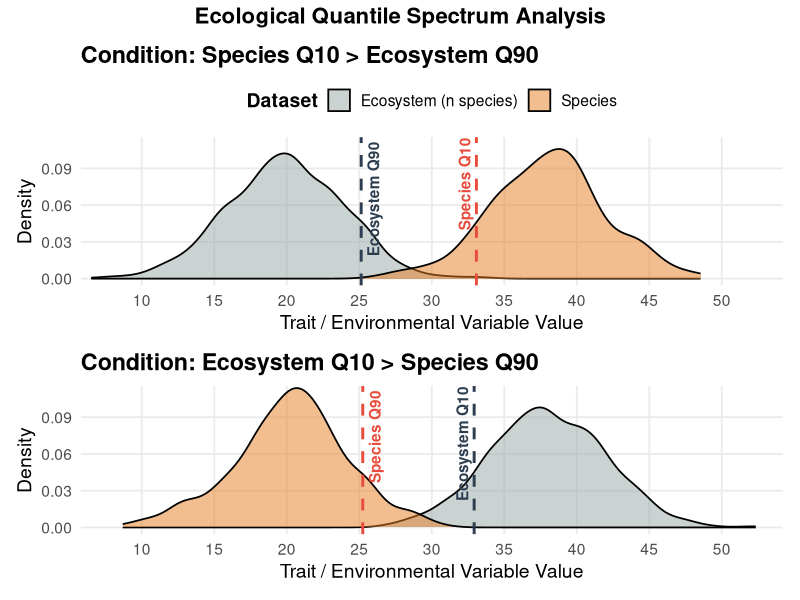
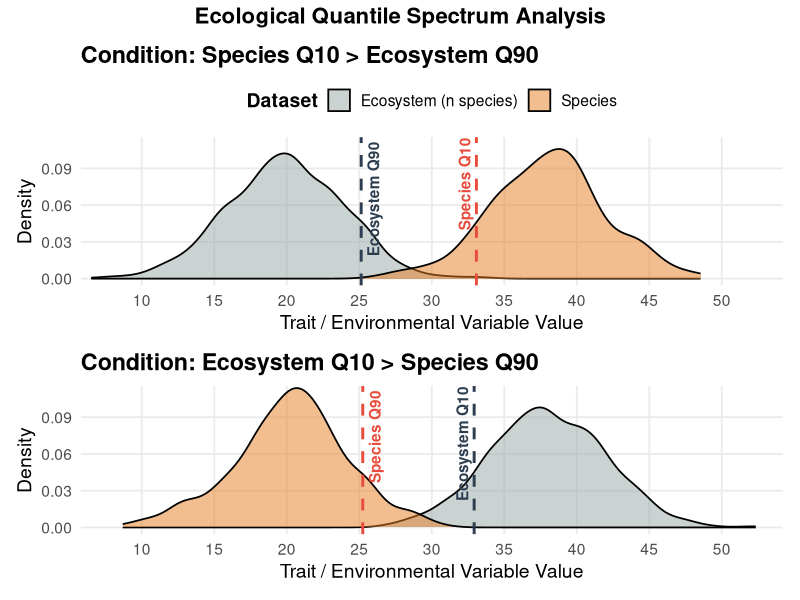

The R source for these figures, in order:
################################################################################
# SCRIPT: Ecological Quantile Spectrum Analysis (Esquema Conceptual Completo)
# PROYECTO: VAVILOV 2.0
################################################################################

library(ggplot2)
library(dplyr)
library(patchwork)

# Semilla global para reproducibilidad
set.seed(42)

# Definir límites globales del eje X para asegurar alineación perfecta
x_limits <- c(8, 52)

# ==============================================================================
# 1. PANEL SUPERIOR (p1): Ecosystem Q90 > Species Q10
# ==============================================================================

ecosystem_data_A <- data.frame(
  Value = rnorm(1000, mean = 20, sd = 4),
  Group = "Ecosystem (n species)"
)

species_data_A <- data.frame(
  Value = rnorm(300, mean = 38, sd = 4),
  Group = "Species"
)

df1 <- rbind(ecosystem_data_A, species_data_A)

q90_ecosystem <- quantile(ecosystem_data_A$Value, 0.90)
q10_focal     <- quantile(species_data_A$Value, 0.10)

p1 <- ggplot(df1, aes(x = Value, fill = Group)) +
  geom_density(alpha = 0.5, color = "black", size = 0.6) +
  
  # Líneas de los cuantiles
  geom_vline(xintercept = q90_ecosystem, color = "#2c3e50", linetype = "dashed", size = 1) +
  geom_vline(xintercept = q10_focal, color = "#e74c3c", linetype = "dashed", size = 1) +
  
  # ANOTACIONES SEGUROS EN EL TECHO (y = Inf)
  annotate("text", x = q90_ecosystem, y = Inf, label = "Ecosystem Q90 ", 
           color = "#2c3e50", angle = 90, hjust = 1, vjust = 1.5, fontface = "bold") +
  annotate("text", x = q10_focal, y = Inf, label = " Species Q10", 
           color = "#e74c3c", angle = 90, hjust = 1, vjust = -0.5, fontface = "bold") +
  
  scale_x_continuous(breaks = seq(10, 50, by = 5)) +
  scale_fill_manual(values = c("Ecosystem (n species)" = "#95a5a6", "Species" = "#e67e22")) +
  labs(
    title = "Condition: Species Q10 > Ecosystem Q90",
    x = "Trait / Environmental Variable Value",
    y = "Density",
    fill = "Dataset"
  ) +
  # SOLUCIÓN: Fijamos explícitamente límites tanto en Y como en X
  coord_cartesian(ylim = c(0, 0.11), xlim = x_limits) + 
  theme_minimal(base_size = 14) +
  theme(
    legend.position = "top",
    plot.title = element_text(face = "bold"),
    panel.grid.minor = element_blank()
  )


# ==============================================================================
# 2. PANEL INFERIOR (p2): Ecosystem Q10 > Species Q90 (CORREGIDO Y SEGURO)
# ==============================================================================

ecosystem_data_B <- data.frame(
  Value = rnorm(1000, mean = 38, sd = 4),
  Group = "Ecosystem (n species)"
)

focal_species_data_B <- data.frame(
  Value = rnorm(300, mean = 20, sd = 4),
  Group = "Species"
)

df2 <- rbind(ecosystem_data_B, focal_species_data_B)

q10_ecosystem <- quantile(ecosystem_data_B$Value, 0.10)
q90_species   <- quantile(focal_species_data_B$Value, 0.90)

p2 <- ggplot(df2, aes(x = Value, fill = Group)) +
  geom_density(alpha = 0.5, color = "black", size = 0.6) +
  
  # Líneas de los cuantiles
  geom_vline(xintercept = q10_ecosystem, color = "#2c3e50", linetype = "dashed", size = 1) +
  geom_vline(xintercept = q90_species, color = "#e74c3c", linetype = "dashed", size = 1) +
  
  # ANOTACIONES SEGUROS EN EL TECHO (y = Inf)
  annotate("text", x = q10_ecosystem, y = Inf, label = " Ecosystem Q10", 
           color = "#2c3e50", angle = 90, hjust = 1, vjust = -0.5, fontface = "bold") +
  annotate("text", x = q90_species, y = Inf, label = "Species Q90 ", 
           color = "#e74c3c", angle = 90, hjust = 1, vjust = 1.5, fontface = "bold") +
  
  scale_x_continuous(breaks = seq(10, 50, by = 5)) +
  scale_fill_manual(values = c("Ecosystem (n species)" = "#95a5a6", "Species" = "#e67e22")) +
  labs(
    title = "Condition: Ecosystem Q10 > Species Q90",
    x = "Trait / Environmental Variable Value",
    y = "Density",
    fill = "Dataset"
  ) +
  # SOLUCIÓN: Mismos límites exactos que el panel superior
  coord_cartesian(ylim = c(0, 0.11), xlim = x_limits) + 
  theme_minimal(base_size = 14) +
  theme(
    legend.position = "top",
    plot.title = element_text(face = "bold"),
    panel.grid.minor = element_blank()
  )


# ==============================================================================
# 3. COMPOSICIÓN FINAL CON PATCHWORK Y GUARDADO
# ==============================================================================

combined_panel <- (p1 / p2) + 
  plot_layout(guides = "collect") + 
  plot_annotation(
    title = "Ecological Quantile Spectrum Analysis",
    theme = theme(plot.title = element_text(face = "bold", size = 16, hjust = 0.5))
  ) & 
  theme(
    legend.position = "top", 
    legend.title = element_text(face = "bold")
  )

# Mostrar en sesión interactiva
combined_panel

# Dirección de destino en Dropbox
setwd("D:/PROGRAMAS/Dropbox/VAVILOV_2.0/Results/SUMMARY_FILES")

# Exportación limpia en Alta Resolución (1000 DPI)
ggsave(
  filename = "quantile_comparison_panel.png", 
  plot = combined_panel, 
  width = 12, 
  height = 10, 
  dpi = 1000
)
